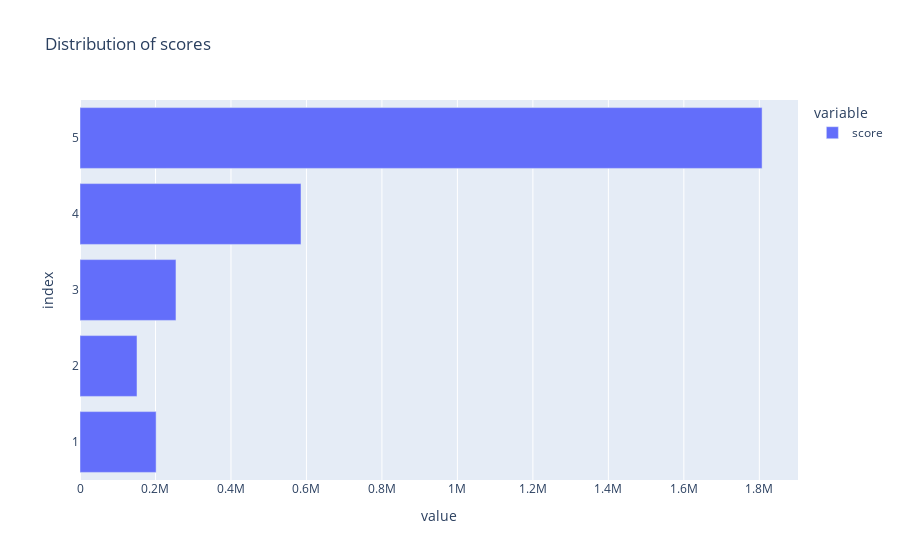

The code cell stored with this chart in its notebook:
### Markdown cell above
### Analysis of Data Set
 
We analyze the distribution of the scores and find the most frequent words for the positive and negative reviews.

### Code cell
fig = px.bar(df_reviews["score"].value_counts(), orientation = "h", title = f"Distribution of scores")
fig.show()

### Figure 1 — Plotly figure (JSON) as saved in the notebook; plotly's stock layout.template omitted (floating-point values rounded to 4 significant figures)
{"data": [{"alignmentgroup": "True", "hovertemplate": "variable=score<br>value=%{x}<br>index=%{y}<extra></extra>", "legendgroup": "score", "marker": {"color": "#636efa", "pattern": {"shape": ""}}, "name": "score", "offsetgroup": "score", "orientation": "h", "showlegend": true, "textposition": "auto", "type": "bar", "x": [1807343, 585616, 254295, 201688, 151058], "xaxis": "x", "y": [5, 4, 3, 1, 2], "yaxis": "y"}], "layout": {"barmode": "relative", "legend": {"title": {"text": "variable"}, "tracegroupgap": 0}, "title": {"text": "Distribution of scores"}, "xaxis": {"anchor": "y", "domain": [0, 1], "title": {"text": "value"}}, "yaxis": {"anchor": "x", "domain": [0, 1], "title": {"text": "index"}}}}
